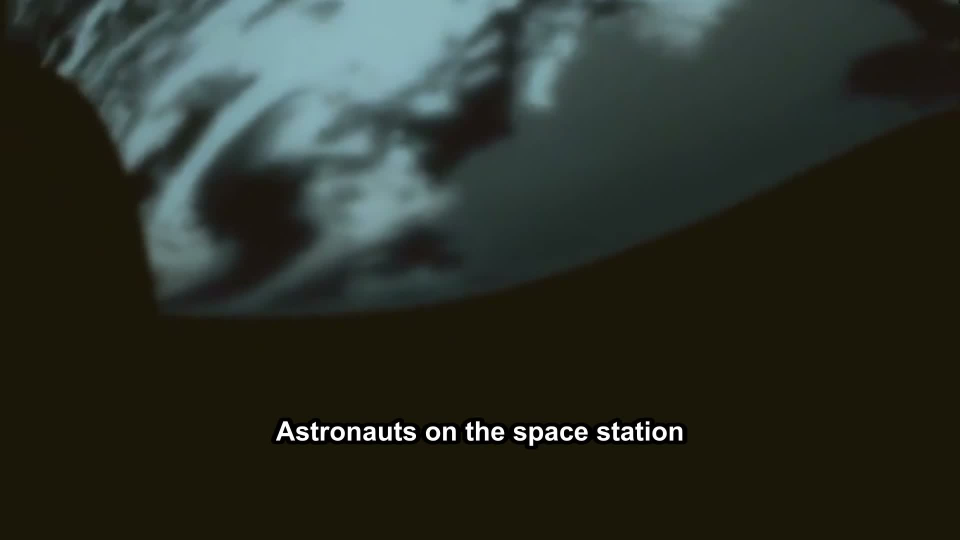
#> input picture temp/frame.jpg, 1920 x 1080 px (shown at 1/2 size)
$ python thumbnail.py
#> lines starting #> are read from the running program, lines starting #| are printed output that depends on the picture
import subprocess
from PIL import Image, ImageDraw, ImageFont, ImageEnhance

def make_thumbnail(video_path, title, out_path="output/thumbnail.jpg"):
    # Videodan 1-ci saniyənin kadrını götür
#> called with video_path = 'output/final.mp4', title = 'Niyə göy mavidir?', out_path = 'output/thumbnail.jpg'
    frame = "temp/frame.jpg"
    subprocess.run(
        ["ffmpeg", "-y", "-ss", "1", "-i", video_path, "-frames:v", "1", frame],
        check=True,
    )
#> (this line was passed over: subprocess is not available in this run)

    img = Image.open(frame).convert("RGB").resize((1280, 720))
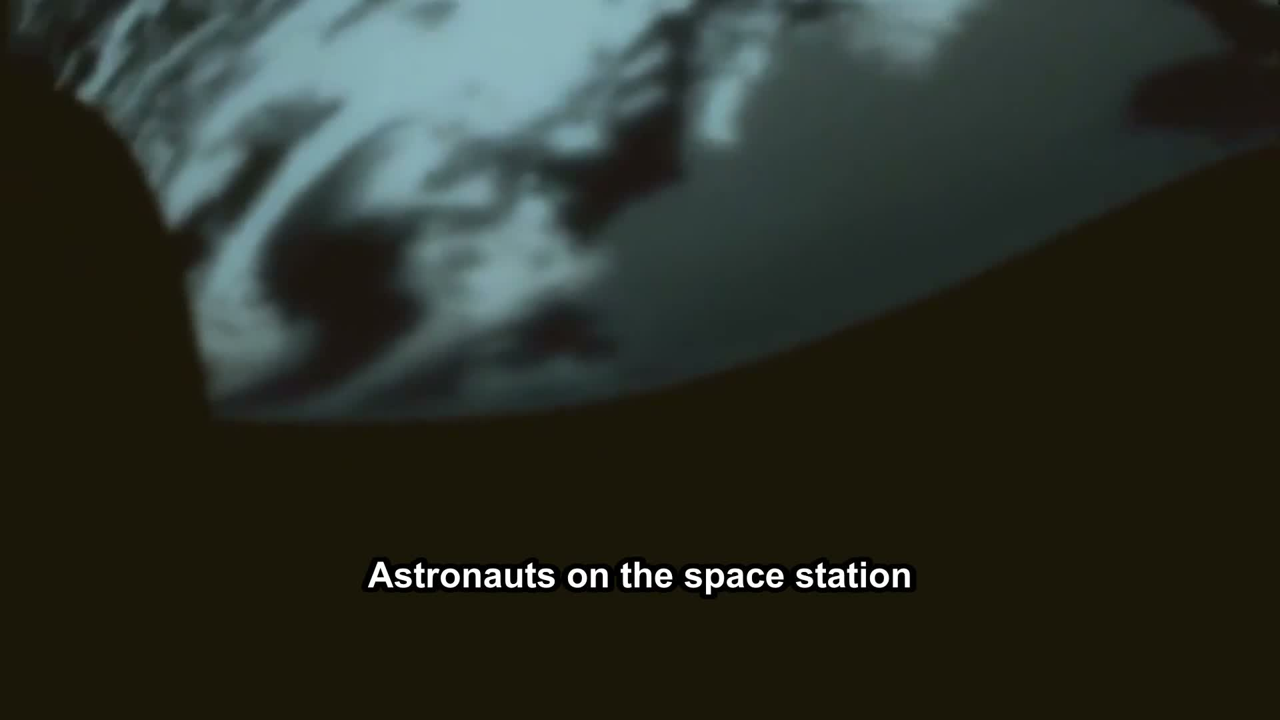
#> img: PIL image 1280x720 RGB; mean R, G, B 42.7, 47.7, 38.9
    img = ImageEnhance.Brightness(img).enhance(0.5)  # yazı oxunsun deyə qaralt
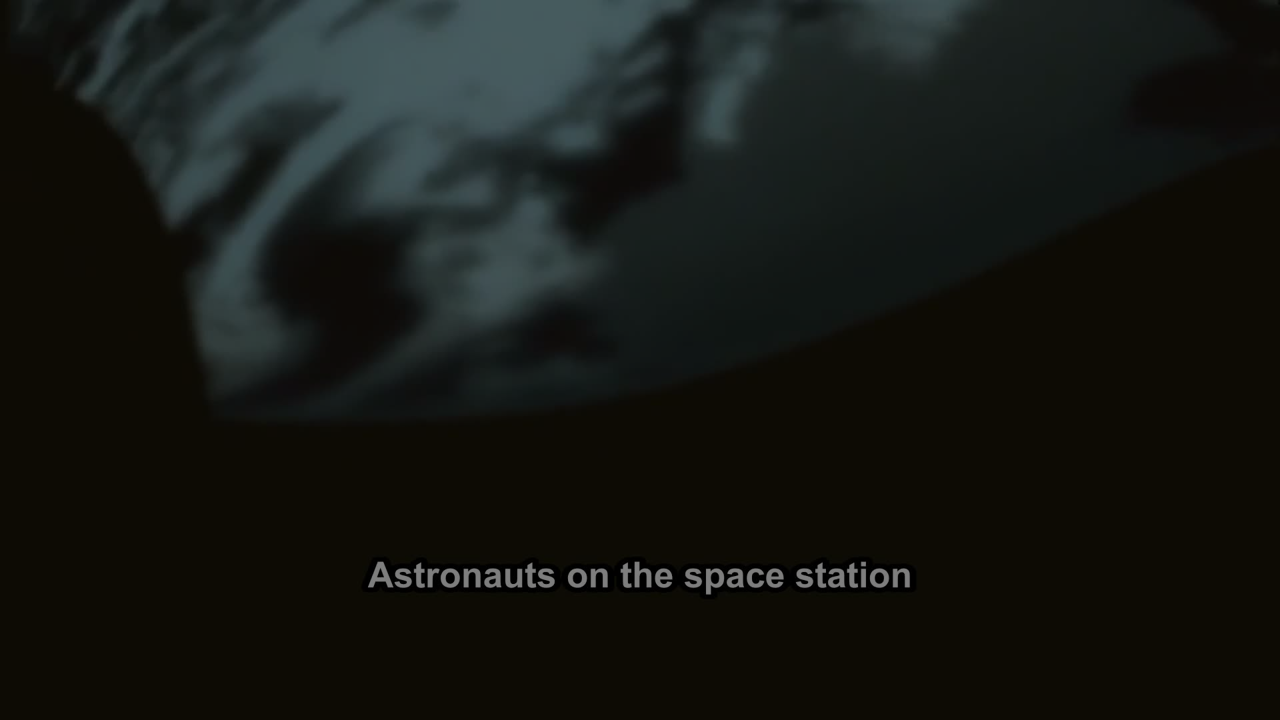
#> img: PIL image 1280x720 RGB; mean R, G, B 21.2, 23.5, 19.3
    draw = ImageDraw.Draw(img)
    font = ImageFont.truetype("C:/Windows/Fonts/arialbd.ttf", 90)

    # Uzun başlığı sətirlərə böl
    lines, line = [], ""
    for word in title.split():
        test = (line + " " + word).strip()
        if draw.textlength(test, font=font) <= 1100:
            line = test
        else:
            lines.append(line)
            line = word
#> after the loop, lines = []
    lines.append(line)

    y = (720 - len(lines) * 110) // 2
#> y = 305
    for text in lines:
        x = (1280 - draw.textlength(text, font=font)) // 2
        draw.text((x, y), text, font=font, fill="white",
                  stroke_width=6, stroke_fill="black")
        y += 110
#> this loop made 1 pass
#> (text, x, y) on pass 1: ('Niyə göy mavidir?', 234, 415)
#> after the loop, y = 415

    img.save(out_path, quality=95)
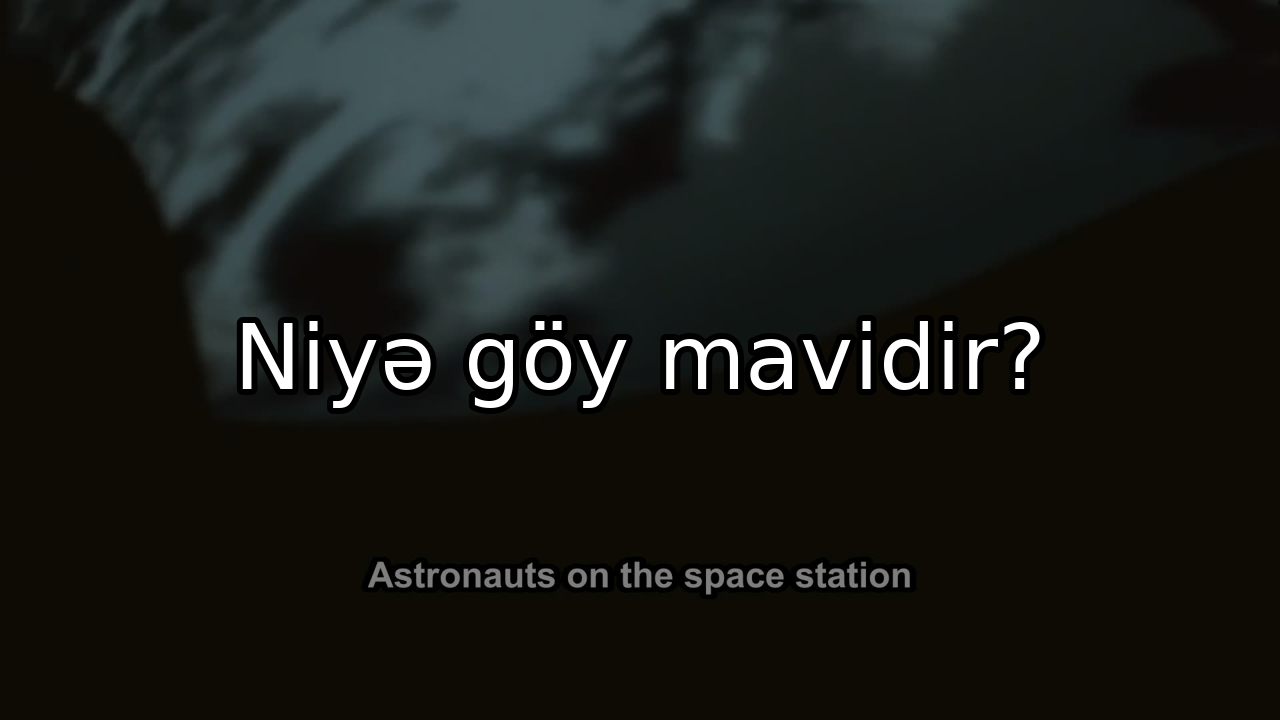
#> saved as thumbnail.jpg: PIL image 1280x720 RGB; mean R, G, B 24.5, 26.7, 22.7
    return out_path

if __name__ == "__main__":
    out = make_thumbnail("output/final.mp4", "Niyə göy mavidir?")
    print("Hazir:", out)
